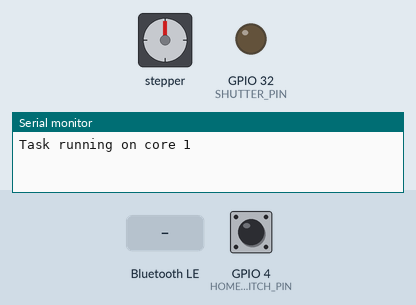
This program was run on a simulated ESP32. Parts: stepper motor, output pins drawn as LEDs (lit = HIGH), the last lines printed to the serial monitor. Inputs (shaded band) come from the test bench; at power-on: GPIO 4 (HOME_LIMIT_SWITCH_PIN) HIGH. Nothing arrives over Bluetooth unless stated; a phone connects over Bluetooth LE 3 s after start; stepper angles assume 200 steps per turn.

Above: at 2.3 s.
2.4 s: Bluetooth LE write "FWD" received
At 2.59 s:
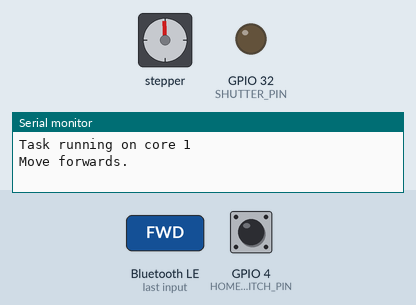
At 4.39 s:
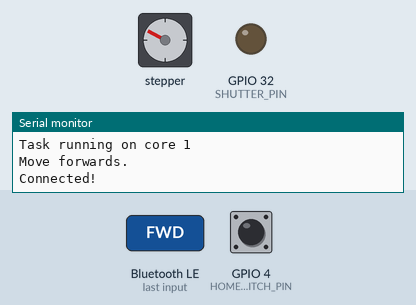
5.4 s: Bluetooth LE write "MoveToStart" received
8.4 s: Bluetooth LE write "TakePictures" received
11.4 s: Bluetooth LE write "MoveRail" received
At 11.8 s:
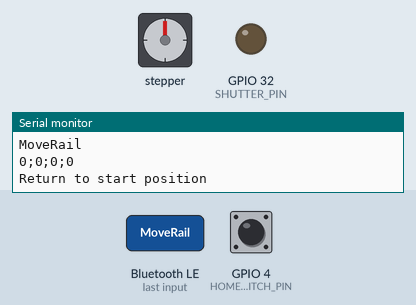
12.9 s: Bluetooth LE write "FWD" received
At 13.39 s:
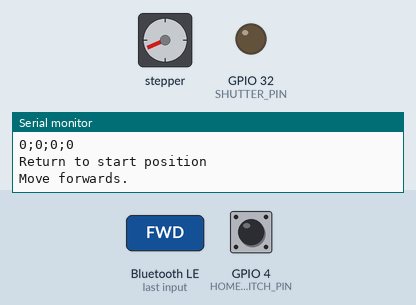
15.9 s: Bluetooth LE write "FWD" received
Timing chart, 0 to 18.4 s (numbered marks = the images above; inputs shaded):
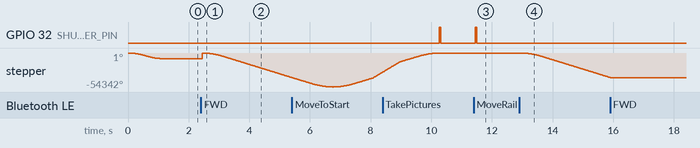

The program:

main.cpp
```cpp
/*
  Original version of BLE implementation created by Alexander Lavrushko on 22/03/2021: https://github.com/alexanderlavrushko/BLEProof-collection
  Sets up BLE as a "Peripheral" with characeristics:
    * Read (Central can read from this characteristic)
    * Write (Central can write to this characteristic)
    * Indicate (central can subscribe to this characteristic)
*/
#include "settings.h"
#include "ble_characteristic_callbacks.h"

#include <BLEDevice.h>
#include <BLEUtils.h>
#include <BLEServer.h>
#include <BLE2902.h>

// Shared variables setup
AccelStepper STEPPER_MOTOR(AccelStepper::DRIVER, MOTOR_PUL_PIN, MOTOR_DIR_PIN);
String STACK_PROGRESS_STATE = "";
int STACK_PRE_SHUTTER_WAIT_TIME = 0;
int STACK_POST_SHUTTER_WAIT_TIME = 0;
int STACK_SHUTTERS_PER_STEP = 0;
int STACK_STEP_SIZE = 0;
String STACK_MOVEMENT_DIRECTION = "";
int STACK_START_POSITION = 0;
int STACK_NUMBER_OF_STEPS_TO_TAKE = 0;
bool STACK_RETURN_TO_START_POSITION = true;

// --------
// Global variables
// --------
static BLEServer *g_pServer = nullptr;
static BLECharacteristic *g_pCharWrite = nullptr;
static BLECharacteristic *g_pNotifyCurrentSteps = nullptr;
static BLECharacteristic *g_pNotifyStackingStepsTaken = nullptr;
static bool g_centralConnected = false;
static std::string g_cmdLine;

// --------
// Bluetooth event callbacks
// --------
class MyServerCallbacks : public BLEServerCallbacks
{
    void onConnect(BLEServer *pServer) override
    {
        Serial.println("Connected!");
        g_centralConnected = true;
    }

    void onDisconnect(BLEServer *pServer) override
    {
        Serial.println("Disconnected! Start advertising...");
        g_centralConnected = false;
        BLEDevice::startAdvertising();
    }
};

// Home motor
void homeMotor()
{
    pinMode(HOME_LIMIT_SWITCH_PIN, INPUT);

    // Move backwards until switch is pressed (if not already pressed)
    if (digitalRead(HOME_LIMIT_SWITCH_PIN) == LOW)
    {
        STEPPER_MOTOR.move(-MAX_STEPS_LIMIT * 2);
        while (digitalRead(HOME_LIMIT_SWITCH_PIN) == LOW)
        {
            // Keep moving back
            STEPPER_MOTOR.run();
        }
    }
    STEPPER_MOTOR.stop();
    STEPPER_MOTOR.setCurrentPosition(0);

    // Move away from switch (release the switch)
    STEPPER_MOTOR.move(5000);
    STEPPER_MOTOR.runToPosition();
    STEPPER_MOTOR.stop();
    STEPPER_MOTOR.setCurrentPosition(0);
}

// Infinite loop sending motor position update
void sendMotorPositionUpdate(void *pvParameters)
{
    String taskMessage = "Task running on core ";
    taskMessage = taskMessage + xPortGetCoreID();
    Serial.println(taskMessage);
    while (true)
    {
        if (g_centralConnected == true)
        {
            // Send new position to device (if changed during interval)
            char newValue[7];
            itoa(STEPPER_MOTOR.currentPosition(), newValue, 10);
            g_pNotifyCurrentSteps->setValue(newValue);
            g_pNotifyCurrentSteps->notify();
        }
        delay(SEND_POSITION_UPDATE_INTERVAL);
    }
}

// --------
// Application lifecycle: setup & loop
// --------
void setup()
{
    Serial.begin(115200);

    pinMode(SHUTTER_PIN, OUTPUT);

    // Motor setup
    STEPPER_MOTOR.setEnablePin(MOTOR_ENA_PIN);
    // Change first bool (direction) depending on what pole pair was connected
    STEPPER_MOTOR.setPinsInverted(true, false, true); // Enable for TB6600 driver is a "LOW" signal
    STEPPER_MOTOR.enableOutputs();
    STEPPER_MOTOR.setMaxSpeed(MOTOR_MAX_SPEED);
    STEPPER_MOTOR.setAcceleration(MOTOR_MAX_ACCELERATION);
    homeMotor();

    // BLE peripheral setup
    BLEDevice::init(DEVICE_DISPLAY_NAME);
    g_pServer = BLEDevice::createServer();
    g_pServer->setCallbacks(new MyServerCallbacks());
    BLEService *pService = g_pServer->createService(SERVICE_UUID);
    // Listen to step movement write
    {
        BLECharacteristic *pCharWrite = pService->createCharacteristic(STEP_MOVEMENT_WRITE_UUID, BLECharacteristic::PROPERTY_WRITE);
        pCharWrite->setCallbacks(new StepMovementCallback);
        pCharWrite->setValue("");
        g_pCharWrite = pCharWrite;
    }

    // Listen to continuous movement write
    {
        BLECharacteristic *pCharWrite = pService->createCharacteristic(CONTINUOUS_MOVEMENT_WRITE_UUID, BLECharacteristic::PROPERTY_WRITE);
        pCharWrite->setCallbacks(new ContinuousMovementCallback());
        pCharWrite->setValue("");
        g_pCharWrite = pCharWrite;
    }

    // Listen to start stacking write
    {
        BLECharacteristic *pCharWrite = pService->createCharacteristic(START_STACKING_WRTIE_UUID, BLECharacteristic::PROPERTY_WRITE);
        pCharWrite->setCallbacks(new StartStackingCallback());
        pCharWrite->setValue("");
        g_pCharWrite = pCharWrite;
    }

    // Listen to shutter release write
    {
        BLECharacteristic *pCharWrite = pService->createCharacteristic(TAKE_PICTURE_UUID, BLECharacteristic::PROPERTY_WRITE);
        pCharWrite->setCallbacks(new ShutterReleaseCallback());
        pCharWrite->setValue("");
        g_pCharWrite = pCharWrite;
    }

    // Notify device about current motor position
    {
        BLECharacteristic *pNotifyCurrentSteps = pService->createCharacteristic(NOTIFY_STEPS_UUID, BLECharacteristic::PROPERTY_NOTIFY);
        pNotifyCurrentSteps->addDescriptor(new BLE2902());
        pNotifyCurrentSteps->setValue("");
        g_pNotifyCurrentSteps = pNotifyCurrentSteps;
    }

    // Notify device about current stacking state
    {
        BLECharacteristic *pNotifyStackingStepsTaken = pService->createCharacteristic(NOTIFY_STACKING_STEPS_TAKEN_UUID, BLECharacteristic::PROPERTY_NOTIFY);
        pNotifyStackingStepsTaken->addDescriptor(new BLE2902());
        pNotifyStackingStepsTaken->setValue("");
        g_pNotifyStackingStepsTaken = pNotifyStackingStepsTaken;
    }

    pService->start();
    BLEAdvertising *pAdvertising = BLEDevice::getAdvertising();
    pAdvertising->addServiceUUID(SERVICE_UUID);
    pAdvertising->setScanResponse(true);
    BLEDevice::startAdvertising();

    // Setup motor position send over BT loop (on other core so it doesn't interfere actual motor movement)
    xTaskCreatePinnedToCore(
        sendMotorPositionUpdate,   // Function of task
        "SendMotorPositionUpdate", // Name of task
        10000,                     // Stack size (in words)
        NULL,                      // Input param
        0,                         // Task priority
        NULL,                      // Task handle
        0);                        // Core
}

// Main event loop
bool motorEnabled = false;
unsigned long previousTaskTime = 0;
int stepsTakenSinceStart = 0;
int picturesTakenOnThisStep = 0;
void loop()
{
    // Process next stacking operation
    if (STACK_PROGRESS_STATE.length() > 0)
    {
        if (STACK_PROGRESS_STATE == "MoveToStart")
        {
            // Move to start position of stack
            STEPPER_MOTOR.moveTo(STACK_START_POSITION);

            if (STEPPER_MOTOR.currentPosition() == STACK_START_POSITION)
            {
                // Position reached; continue stacking process
                STACK_PROGRESS_STATE = "TakePictures";
            }
        }
        else if (STACK_PROGRESS_STATE == "TakePictures")
        {
            // Take a picture
            if (millis() - previousTaskTime > STACK_PRE_SHUTTER_WAIT_TIME * 1000)
            {
                // Send update to device (new step)
                String str = String(stepsTakenSinceStart) + ";" + String(STACK_NUMBER_OF_STEPS_TO_TAKE) +
                             ";" + String(STACK_STEP_SIZE) + ";" +
                             String(STACK_PRE_SHUTTER_WAIT_TIME * STACK_SHUTTERS_PER_STEP + STACK_POST_SHUTTER_WAIT_TIME);
                char newValue[100];
                str.toCharArray(newValue, 100);
                g_pNotifyStackingStepsTaken->setValue(newValue);
                g_pNotifyStackingStepsTaken->notify();
                Serial.println(newValue);

                digitalWrite(SHUTTER_PIN, HIGH);
                delay(50); // TODO: Check if delay can be smaller (not super important)
                digitalWrite(SHUTTER_PIN, LOW);

                previousTaskTime = millis();
                picturesTakenOnThisStep += 1;
                if (picturesTakenOnThisStep >= STACK_SHUTTERS_PER_STEP)
                {
                    // Proceed to rail movement
                    picturesTakenOnThisStep = 0;
                    STACK_PROGRESS_STATE = "MoveRail";
                }
            }
        }
        else if (STACK_PROGRESS_STATE == "MoveRail")
        {
            // Move rail
            if (millis() - previousTaskTime > STACK_POST_SHUTTER_WAIT_TIME * 1000)
            {
                if (STACK_MOVEMENT_DIRECTION == "FWD")
                {
                    STEPPER_MOTOR.move(STACK_STEP_SIZE);
                }
                else if (STACK_MOVEMENT_DIRECTION == "BCK")
                {
                    STEPPER_MOTOR.move(-STACK_STEP_SIZE);
                }

                previousTaskTime = millis();
                stepsTakenSinceStart += 1;
                if (stepsTakenSinceStart >= STACK_NUMBER_OF_STEPS_TO_TAKE)
                {
                    // Stop stacking
                    STACK_PROGRESS_STATE = "StopStacking";
                }
                else
                {
                    // Proceed to taking pictures
                    STACK_PROGRESS_STATE = "TakePictures";
                }
            }
        }
        if (STACK_PROGRESS_STATE == "StopStacking")
        {
            // Stop stacking process
            if (STACK_RETURN_TO_START_POSITION == true && stepsTakenSinceStart > 0)
            {
                // Move to start position (if asked by user)
                Serial.println("Return to start position");
                if (STACK_MOVEMENT_DIRECTION == "FWD")
                {
                    STEPPER_MOTOR.move(-STACK_STEP_SIZE * stepsTakenSinceStart);
                }
                else if (STACK_MOVEMENT_DIRECTION == "BCK")
                {
                    STEPPER_MOTOR.move(STACK_STEP_SIZE * stepsTakenSinceStart);
                }
            }
            // Send stack ended
            g_pNotifyStackingStepsTaken->setValue("");
            g_pNotifyStackingStepsTaken->notify();

            // Reset vars
            previousTaskTime = 0;
            stepsTakenSinceStart = 0;
            picturesTakenOnThisStep = 0;

            STACK_PROGRESS_STATE = "";
            STACK_PRE_SHUTTER_WAIT_TIME = 0;
            STACK_POST_SHUTTER_WAIT_TIME = 0;
            STACK_SHUTTERS_PER_STEP = 0;
            STACK_STEP_SIZE = 0;
            STACK_MOVEMENT_DIRECTION = "";
            STACK_NUMBER_OF_STEPS_TO_TAKE = 0;
            STACK_RETURN_TO_START_POSITION = true;
        }
    }

    // Move motor
    if (STEPPER_MOTOR.targetPosition())
    {
        // Change target if not in valid range
        if (STEPPER_MOTOR.targetPosition() > MAX_STEPS_LIMIT)
        {
            STEPPER_MOTOR.moveTo(MAX_STEPS_LIMIT);
        }
        else if (STEPPER_MOTOR.targetPosition() < 0)
        {
            STEPPER_MOTOR.moveTo(0);
        }
    }

    // Update motor position (if needed)
    if (STEPPER_MOTOR.distanceToGo() != 0)
    {
        if (motorEnabled == false)
        {
            STEPPER_MOTOR.enableOutputs();
            motorEnabled = true;
        }
        STEPPER_MOTOR.run();
    }
    else
    {
        // Disable driver
        STEPPER_MOTOR.disableOutputs();
        motorEnabled = false;
    }
}
```

ble_characteristic_callbacks.h
```cpp
#ifndef BLE_CHARACTERISTIC_CALLBACKS_H
#define BLE_CHARACTERISTIC_CALLBACKS_H

#include <BLEDevice.h>
#include <BLEUtils.h>
#include <BLEServer.h>
#include <BLE2902.h>

class StepMovementCallback : public BLECharacteristicCallbacks
{
public:
    void onWrite(BLECharacteristic *pCharacteristic);
};

class ContinuousMovementCallback : public BLECharacteristicCallbacks
{
public:
    void onWrite(BLECharacteristic *pCharacteristic);
};

class ShutterReleaseCallback : public BLECharacteristicCallbacks
{
public:
    void onWrite(BLECharacteristic *pCharacteristic);
};

class StartStackingCallback : public BLECharacteristicCallbacks
{
public:
    void onWrite(BLECharacteristic *pCharacteristic);
};

#endif
```

ble_characteristic_callbacks.cpp
```cpp
#include "settings.h"
#include "ble_characteristic_callbacks.h"

void StepMovementCallback::onWrite(BLECharacteristic *pCharacteristic)
{
    if (STACK_PROGRESS_STATE != "")
    {
        return;
    }

    String stringValue = pCharacteristic->getValue().c_str();
    if (stringValue.length() > 0)
    {
        String commandName = stringValue.substring(0, 3);
        int commandNumber = stringValue.substring(3).toInt();
        if (commandName == "FWD")
        {
            Serial.println("Take " + String(commandNumber) + " steps FWD");
            STEPPER_MOTOR.move(commandNumber);
        }
        else if (commandName == "BCK")
        {
            Serial.println("Take " + String(commandNumber) + " steps BCK");
            STEPPER_MOTOR.move(-commandNumber);
        }
    }
}

void ContinuousMovementCallback::onWrite(BLECharacteristic *pCharacteristic)
{
    if (STACK_PROGRESS_STATE != "")
    {
        return;
    }

    String stringValue = pCharacteristic->getValue().c_str();
    if (stringValue.length() > 0)
    {
        String commandName = stringValue.substring(0, 3);
        String commandValue = stringValue.substring(3);

        if (commandValue == "false")
        {
            // Stop movement
            STEPPER_MOTOR.stop();
            Serial.println("Stop motor movement.");
            return;
        }

        if (commandName == "FWD")
        {
            // Move to end of rail
            STEPPER_MOTOR.moveTo(MAX_STEPS_LIMIT);
            Serial.println("Move forwards.");
        }
        else if (commandName == "BCK")
        {
            // Move to start of rail
            STEPPER_MOTOR.moveTo(0);
            Serial.println("Move backwards.");
        }
    }
}

void ShutterReleaseCallback::onWrite(BLECharacteristic *pCharacteristic)
{
    if (STACK_PROGRESS_STATE != "")
    {
        return;
    }

    String stringValue = pCharacteristic->getValue().c_str();
    if (stringValue.length() > 0)
    {
        if (stringValue == "true")
        {
            // Take picture
            digitalWrite(SHUTTER_PIN, HIGH);
            delay(50); // TODO: Check if delay can be smaller (not super important)
            digitalWrite(SHUTTER_PIN, LOW);
        }
    }
}

void StartStackingCallback::onWrite(BLECharacteristic *pCharacteristic)
{
    String stringValue = pCharacteristic->getValue().c_str();
    Serial.println(stringValue);

    // Stop currently running stacking loop
    STACK_PROGRESS_STATE = "";

    if (stringValue.length() > 0)
    {
        if (stringValue == "Stop")
        {
            // Invalid data; user likely wanted to stop stacking
            STACK_PROGRESS_STATE = "StopStacking";
            return;
        }
        else
        {
            // Extract data
            int previousSemicolonIndex = -1; // Start on "-1" b/c of +1
            for (int i = 0; i <= stringValue.length(); i++)
            {
                int currentSemicolonIndex = stringValue.indexOf(";", previousSemicolonIndex + 1);

                int start_index = previousSemicolonIndex + 1;
                // Command ID is always 3 chars long (ex. "FWD", "BCK", ...)
                String commandId = stringValue.substring(start_index, start_index + 3);
                // Command value is all the next characters upto (excluding) the semicolon
                String commandValue = stringValue.substring(start_index + 3, currentSemicolonIndex);

                if (commandId == "PRE")
                {
                    // Pre-shutter wait time
                    int result = commandValue.toInt();
                    if (result != 0)
                    {
                        STACK_PRE_SHUTTER_WAIT_TIME = result;
                    }
                }
                else if (commandId == "PST")
                {
                    // Post-shutter wait time
                    int result = commandValue.toInt();
                    if (result != 0)
                    {
                        STACK_POST_SHUTTER_WAIT_TIME = result;
                    }
                }
                else if (commandId == "STP")
                {
                    // Shutters per step
                    int result = commandValue.toInt();
                    if (result != 0)
                    {
                        STACK_SHUTTERS_PER_STEP = result;
                    }
                }
                else if (commandId == "STS")
                {
                    // Stepsize
                    int result = commandValue.toInt();
                    if (result != 0)
                    {
                        STACK_STEP_SIZE = result;
                    }
                }
                else if (commandId == "DIR")
                {
                    // Movement direction
                    STACK_MOVEMENT_DIRECTION = commandValue;
                }
                else if (commandId == "SPS")
                {
                    // Stack start position
                    int result = commandValue.toInt();
                    if (result != 0)
                    {
                        STACK_START_POSITION = result;
                    }
                }
                else if (commandId == "NST")
                {
                    // Number of steps to take
                    int result = commandValue.toInt();
                    if (result != 0)
                    {
                        STACK_NUMBER_OF_STEPS_TO_TAKE = result;
                    }
                }
                else if (commandId == "RTS")
                {
                    // Return to start position
                    if (commandValue == "false")
                    {
                        STACK_RETURN_TO_START_POSITION = false;
                    }
                    else if (commandValue == "true")
                    {
                        STACK_RETURN_TO_START_POSITION = true;
                    }
                }
                previousSemicolonIndex = currentSemicolonIndex;
            }
        }
    }

    // Start stacking process
    STACK_PROGRESS_STATE = "MoveToStart";
}
```

Source omitted: settings.h (1587 bytes)

Measured:
- after the input at 2.4 s, stepper: turns 8998° clockwise in 0.00 s, then 39291° counter-clockwise in 2.9 s
- after the input at 11.4 s, GPIO 32 (SHUTTER_PIN): LOW → HIGH at once, → LOW 0.05 s later
- after the input at 12.9 s, stepper: keeps turning counter-clockwise at about 13293°/s, starting at once
